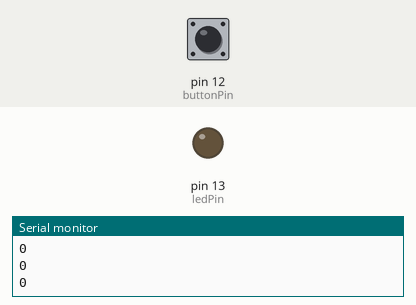
The program below on a simulated Teensy 3. Parts: output pins drawn as LEDs (lit = HIGH), the last lines printed to the serial monitor. The inputs (shaded band) are chosen by the test bench; at power-on: pin 12 (buttonPin) LOW.

Above: at 1.2 s.
1.3 s: pin 12 (buttonPin) pulled HIGH for 0.15 s
At 1.7 s:
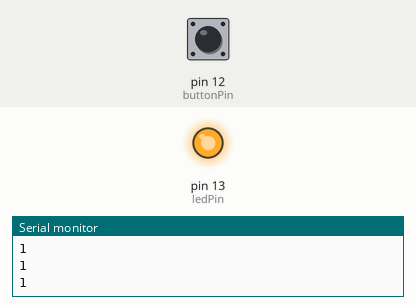
2.9 s: pin 12 (buttonPin) pulled HIGH for 1 s
At 4.1 s:
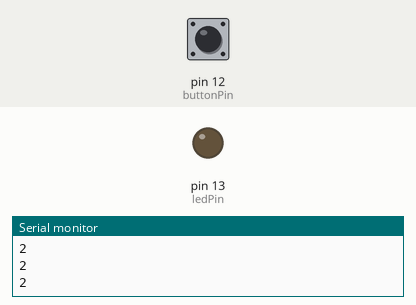
5.4 s: pin 12 (buttonPin) pulled HIGH for 3.2 s
At 6.0 s:
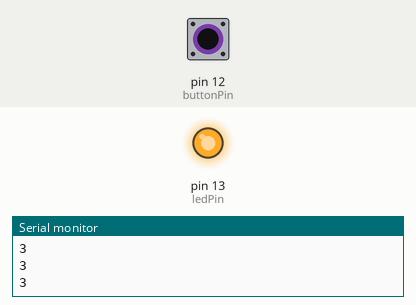
Timing chart, 0 to 8.4 s (numbered marks = the images above; inputs shaded):
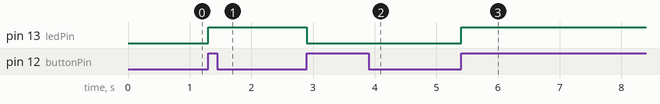

Measured:
- after the input at 1.3 s, pin 13 (ledPin): LOW → HIGH at once
- after the input at 2.9 s, pin 13 (ledPin): HIGH → LOW at once
- after the input at 5.4 s, pin 13 (ledPin): LOW → HIGH at once

The program:

main.cpp
```cpp
/*
Use button with external interrupt to switch LED on/off
20200406 Chris Eley
*/

#include <Arduino.h>

#define buttonPin 12
#define ledPin 13

const uint32_t printTime_ms = 100;

//function prototype
void ISR_Button();

//boolean ButtonPressed = false;
volatile boolean LED_State = false;

volatile uint32_t pressCounter = 0;

void setup() {
  Serial.begin(115200);
  pinMode(ledPin, OUTPUT);
  attachInterrupt(buttonPin, ISR_Button, RISING);
}

void loop() {
  static uint32_t prevTime_ms = 0;
  uint32_t currTime_ms = millis();

  digitalWrite(ledPin, LED_State);

    if((currTime_ms - prevTime_ms) >= printTime_ms){
      Serial.println(pressCounter);
      prevTime_ms = currTime_ms;
      }
}

void ISR_Button(){
  LED_State = !LED_State;
  pressCounter++;
}
```
